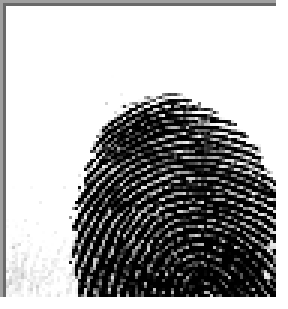
#> input picture Dataset/Real/107__M_Right_little_finger.BMP, 96 x 103 px (shown 3 times larger); its folder holds 4 pictures in this run
$ jupyter execute --allow-errors Fingerprint.ipynb   (shell and % lines are left out)
#> lines starting #> are read from the running program, lines starting #| are printed output that depends on the picture; after the words box and inside, x2 and y2 are one past the last pixel; in counts of white or black regions, pixels touching at a corner belong together
[cell 1]
import numpy as np
import glob
import random
import imageio
import PIL, cv2
import optimizers
import pandas as pd
import matplotlib.pyplot as plt
from skimage.morphology import convex_hull_image, erosion
from skimage.morphology import square
import matplotlib.image as mpimg
import skimage
import math
from scipy.ndimage.filters import convolve
from PIL import Image,ImageFilter
from skimage.feature import hessian_matrix, hessian_matrix_eigvals
import os

[cell 2]
DATA_DIR = ".../Downloads/SOCOFing/Real/"
list_dirs = list(glob.glob(DATA_DIR+"*.BMP"))
num_images = len(list_dirs)

[cell 3]
random.seed(42)

r = random.randint(0,num_images)
display_list = list_dirs[r:r+3]

image1 = imageio.imread(display_list[0])
#> image1 is the input picture: shape (103, 96, 4); mean R, G, B, A 149.7, 149.7, 149.7, 234.9
image2 = imageio.imread(display_list[1])
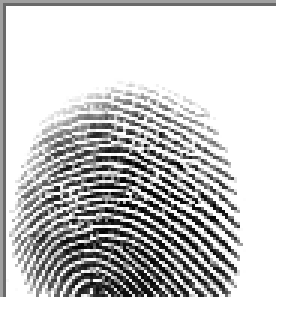
#> input picture Dataset/Real/117__F_Left_little_finger.BMP, 96 x 103 px (shown 3 times larger)
#> image2 is the input picture: shape (103, 96, 4); mean R, G, B, A 180.6, 180.6, 180.6, 234.9
image3 = imageio.imread(display_list[2])
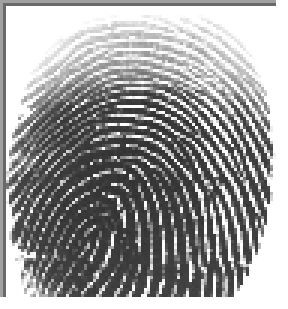
#> input picture Dataset/Real/130__F_Left_ring_finger.BMP, 96 x 103 px (shown 3 times larger)
#> image3 is the input picture: shape (103, 96, 4); mean R, G, B, A 137.4, 137.4, 137.4, 234.9

fig, axes = plt.subplots(1,3,figsize = (16,16));
axes[0].imshow(image1);
axes[1].imshow(image2);
axes[2].imshow(image3);

[cell 4]
gauss_blur = cv2.GaussianBlur(image1,(1,1),0)
median_blur = cv2.medianBlur(image1,1)

fig, axes = plt.subplots(1,3,figsize = (16,16));
axes[0].set_title("original Image");
axes[0].imshow(image1);
axes[1].set_title("Gaussian Blurred Image");
axes[1].imshow(gauss_blur);
axes[2].set_title("Median Blurred Image");
axes[2].imshow(median_blur);
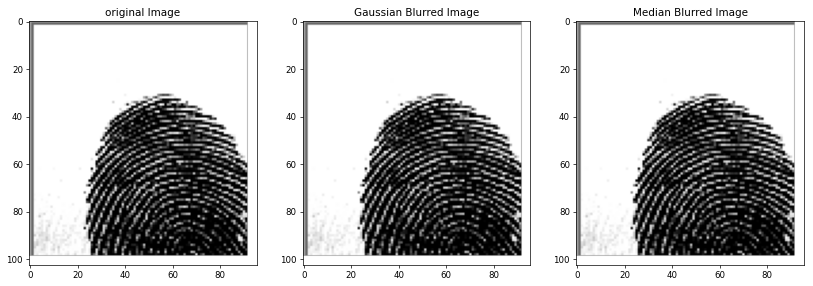
#> figure drawn by matplotlib, 3 panels

[cell 5]
THRESHOLD1 = image1.mean()
#> THRESHOLD1 = 171
THRESHOLD2 = image2.mean()
#> THRESHOLD2 = 194.2
THRESHOLD3 = image3.mean()
#> THRESHOLD3 = 161.8

image1 = np.array(image1 > THRESHOLD1).astype(int) * 255
image2 = np.array(image2 > THRESHOLD2).astype(int) * 254
image3 = np.array(image3 > THRESHOLD3).astype(int) * 254

fig, axes = plt.subplots(1,3,figsize = (16,16));
axes[0].imshow(image1);
axes[1].imshow(image2);
axes[2].imshow(image3);

[cell 6]
img1 = cv2.imread(display_list[0],0)
#> img1: shape (103, 96); min 0, max 255, mean 149.7
img2 = cv2.imread(display_list[1],0)
#> img2: shape (103, 96); min 0, max 255, mean 180.6
img3 = cv2.imread(display_list[2],0)
#> img3: shape (103, 96); min 0, max 255, mean 137.4

# Otsu's thresholding
ret1,th1 = cv2.threshold(img1,0,255,cv2.THRESH_BINARY+cv2.THRESH_OTSU)
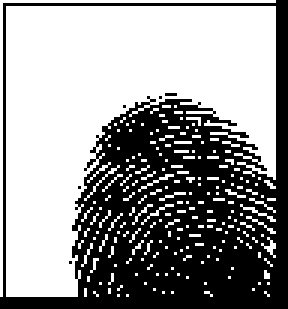
#> th1: shape (103, 96) (shown 3 times larger); 58.1% white; 6 black regions (5 under 20 px), largest, box (x1, y1, x2, y2) and area: (0, 0, 96, 103) 4134
#> ret1 = 131
ret2,th2 = cv2.threshold(img2,0,255,cv2.THRESH_BINARY+cv2.THRESH_OTSU)
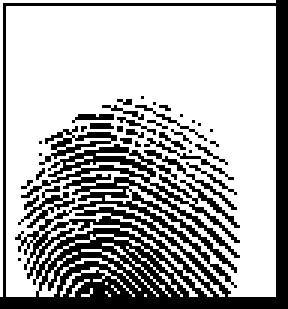
#> th2: shape (103, 96) (shown 3 times larger); 68.2% white; 33 black regions (27 under 20 px), largest, box (x1, y1, x2, y2) and area: (0, 0, 96, 103) 2816, (48, 50, 79, 70) 55, (48, 46, 78, 60) 40, (45, 35, 69, 47) 27, (24, 38, 38, 41) 25, (62, 54, 79, 65) 22
#> ret2 = 145
ret3,th3 = cv2.threshold(img3,0,255,cv2.THRESH_BINARY+cv2.THRESH_OTSU)
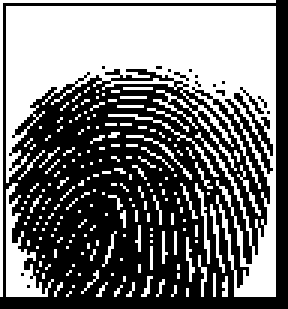
#> th3: shape (103, 96) (shown 3 times larger); 45.6% white; 189 white regions (181 under 20 px), largest, box (x1, y1, x2, y2) and area: (2, 2, 92, 99) 3332, (2, 61, 18, 99) 217, (0, 0, 92, 99) 190
#> ret3 = 144

fig, axes = plt.subplots(1,3,figsize = (12,12));
axes[0].set_title("Otsu's thresholding - Image 1");
axes[0].imshow(th2);
axes[1].set_title("Otsu's thresholding - Image 2");
axes[1].imshow(th2);
axes[2].set_title("Otsu's thresholding - Image 3");
axes[2].imshow(th2);

[cell 7]
img_name = display_list[0]
gray_img_array = np.array(Image.open(img_name).convert('P'))

[cell 8]
vertical_robert_filter = np.array([[1,0],[0,-1]])
horizontal_robert_filter = np.array([[0,1],[-1,0]])

vertical_sobel_filter = np.array([[-1,0,1],[-2,0,2],[-1,0,1]])
horizontal_sobel_filter = np.array([[-1,-2,-1],[0,0,0],[1,2,1]])

vertical_prewitt_filter = np.array([[-1,0,1],[-1,0,1],[-1,0,1]])
horizontal_prewitt_filter = np.array([[-1,-1,-1],[0,0,0],[1,1,1]])

print("vertical robert filter\n",vertical_robert_filter )
print("horizontal robert filter\n",horizontal_robert_filter)
print("vertical sobel filter: \n", vertical_sobel_filter)
print("horizontal sobel filter: \n", horizontal_sobel_filter)

print("vertical prewitt filter: \n", vertical_prewitt_filter)
print("horizontal prewitt filter: \n", horizontal_prewitt_filter)

[cell 9]
gray_img = Image.fromarray(gray_img_array)

convolved_img1 = convolve(gray_img,vertical_robert_filter)
convolved_img1 = convolve(convolved_img1,horizontal_robert_filter)

convolved_img2 = convolve(gray_img,vertical_sobel_filter)
convolved_img2 = convolve(convolved_img2,horizontal_sobel_filter)

convolved_img3 =  convolve(gray_img,vertical_prewitt_filter )
convolved_img3 =  convolve(gray_img,horizontal_prewitt_filter )
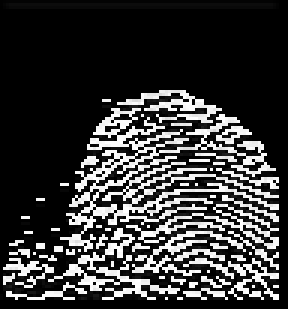
#> convolved_img3: shape (103, 96) (shown 3 times larger); min 0, max 255, mean 55.6

[cell 10]
fig, axes = plt.subplots(1,3,figsize = (12,12));
axes[0].set_title("Robert");
axes[0].imshow(convolved_img1);
axes[1].set_title("Sobel");
axes[1].imshow(convolved_img2);
axes[2].set_title("Prewitt");
axes[2].imshow(convolved_img3);

[cell 11]
src_path = img_name

def detect_ridges(gray, sigma= 0.1):
#> called with sigma = 0.15
    H_elems = hessian_matrix(gray, sigma=sigma, order='rc')
#> H_elems = 3 items
    maxima_ridges, minima_ridges = hessian_matrix_eigvals(H_elems)
    return maxima_ridges, minima_ridges

def plot_images(*images):
    images = list(images)
    n = len(images)
    fig, ax = plt.subplots(ncols=n, sharey=True, figsize = (12,12))
    for i, img in enumerate(images):
        ax[i].imshow(img, cmap='gray')
        ax[i].axis('off')
    plt.subplots_adjust(left=0.03, bottom=0.03, right=0.97, top=0.97)
    plt.show()
#> `img = np.array(img > THRESHOLD1).astype(int)`: img: shape (103, 96) int64; values 0 (black) and 1 (white), 63.6% white; 31 black regions (25 under 20 px), largest, box (x1, y1, x2, y2) and area: (0, 0, 96, 103) 3346, (45, 34, 75, 50) 43, (24, 38, 38, 41) 28, (32, 34, 48, 40) 26, (62, 54, 79, 65) 24, (49, 39, 64, 48) 21
#> `skel = skimage.morphology.skeletonize(img)`: skel: shape (103, 96) bool; 17.4% white in thin lines or dots, all inside (x1, y1, x2, y2) = (3, 16, 86, 99)

img = cv2.imread(src_path, 0) # 0 imports a grayscale
if img is None:
    raise(ValueError(f"Image didn\'t load. Check that '{src_path}' exists."))

a, b = detect_ridges(img, sigma=0.15)

plot_images(img, a, b)

[cell 12]
def getTerminationBifurcation(img, mask):
    img = img == 255;
    (rows, cols) = img.shape;
#> rows = 103; cols = 96
    minutiaeTerm = np.zeros(img.shape);
    minutiaeBif = np.zeros(img.shape);

    for i in range(1,rows-1):
        for j in range(1,cols-1):
            if(img[i][j] == 1):
                block = img[i-1:i+2,j-1:j+2];
                block_val = np.sum(block);
                if(block_val == 2):
                    minutiaeTerm[i,j] = 1;
                elif(block_val == 4):
                    minutiaeBif[i,j] = 1;
#> minutiaeBif: shape (103, 96) float64; values 0 (black) and 1 (white), 3.2% white in thin lines or dots, all inside (x1, y1, x2, y2) = (3, 16, 86, 97)
#> minutiaeTerm: shape (103, 96) float64; values 0 (black) and 1 (white), 0.63% white in thin lines or dots, all inside (x1, y1, x2, y2) = (10, 51, 75, 99)

    mask = convex_hull_image(mask>0)
#> mask: shape (103, 96) bool; 88.3% white; 1 black region, box (x1, y1, x2, y2) and area: (0, 0, 96, 103) 1158
    mask = erosion(mask, square(5))
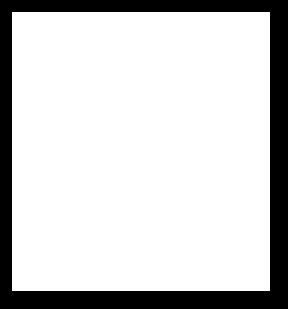
#> mask: shape (103, 96) bool (shown 3 times larger); 80.9% white; 1 black region, box (x1, y1, x2, y2) and area: (0, 0, 96, 103) 1890
    minutiaeTerm = np.uint8(mask)*minutiaeTerm
#> minutiaeTerm: shape (103, 96) float64; values 0 (black) and 1 (white), 0.5% white in thin lines or dots, all inside (x1, y1, x2, y2) = (10, 51, 48, 97)
    return(minutiaeTerm, minutiaeBif)

[cell 13]
class MinutiaeFeature(object):
    def __init__(self, locX, locY, Orientation, Type):
        self.locX = locX;
        self.locY = locY;
        self.Orientation = Orientation;
        self.Type = Type;

def computeAngle(block, minutiaeType):
    angle = 0
    (blkRows, blkCols) = np.shape(block);
    CenterX, CenterY = (blkRows-1)/2, (blkCols-1)/2
    if(minutiaeType.lower() == 'termination'):
        sumVal = 0;
        for i in range(blkRows):
            for j in range(blkCols):
                if((i == 0 or i == blkRows-1 or j == 0 or j == blkCols-1) and block[i][j] != 0):
                    angle = -math.degrees(math.atan2(i-CenterY, j-CenterX))
                    sumVal += 1
                    if(sumVal > 1):
                        angle = float('nan');
            return(angle)
    elif(minutiaeType.lower() == 'bifurcation'):
        (blkRows, blkCols) = np.shape(block);
        CenterX, CenterY = (blkRows - 1) / 2, (blkCols - 1) / 2
        angle = []
        sumVal = 0;
        for i in range(blkRows):
            for j in range(blkCols):
                if ((i == 0 or i == blkRows - 1 or j == 0 or j == blkCols - 1) and block[i][j] != 0):
                    angle.append(-math.degrees(math.atan2(i - CenterY, j - CenterX)))
                    sumVal += 1
        if(sumVal != 3):
            angle = float('nan')
        return(angle)


def extractMinutiaeFeatures(skel, minutiaeTerm, minutiaeBif):
    FeaturesTerm = []

    minutiaeTerm = skimage.measure.label(minutiaeTerm, connectivity=2);
#> minutiaeTerm: shape (103, 96) int64; 48 distinct labels, from 0 to 47
    RP = skimage.measure.regionprops(minutiaeTerm)
#> RP = 47 regions; largest, box (x1, y1, x2, y2) and area: (25, 70, 27, 71) 2, (23, 81, 25, 82) 2, (32, 51, 33, 52) 1, (30, 52, 31, 53) 1, (22, 54, 23, 55) 1

    WindowSize = 2
    FeaturesTerm = []
    for i in RP:
        (row, col) = np.int16(np.round(i['Centroid']))
        block = skel[row-WindowSize:row+WindowSize+1, col-WindowSize:col+WindowSize+1]
        angle = computeAngle(block, 'Termination')
        FeaturesTerm.append(MinutiaeFeature(row, col, angle, 'Termination'))
#> this loop made 47 passes
#> (row, col) on passes 1 to 12: (51, 32), (52, 30), (54, 22), (54, 33), (55, 30), (58, 19), (59, 17), (60, 37), (61, 39), (61, 41), (63, 31), (63, 40)
#> after the loop, FeaturesTerm = 47 items

    FeaturesBif = []
    minutiaeBif = skimage.measure.label(minutiaeBif, connectivity=2);
#> minutiaeBif: shape (103, 96) int64; 134 distinct labels, from 0 to 133
    RP = skimage.measure.regionprops(minutiaeBif)
#> RP = 133 regions; largest, box (x1, y1, x2, y2) and area: (63, 52, 68, 59) 11, (45, 37, 51, 41) 8, (14, 49, 20, 54) 8, (12, 63, 17, 67) 8, (15, 68, 20, 72) 8
    WindowSize = 1
    for i in RP:
        (row, col) = np.int16(np.round(i['Centroid']))
        block = skel[row-WindowSize:row+WindowSize+1, col-WindowSize:col+WindowSize+1]
        angle = computeAngle(block, 'Bifurcation')
        FeaturesBif.append(MinutiaeFeature(row, col, angle, 'Bifurcation'))
#> this loop made 133 passes
#> (row, col, block) on passes 1 to 4: (16, 46, [[0, 0, 0], [255, 255, 255], [0, 255, 0]]), (17, 27, [[0, 0, 255], [255, 255, 0], [0, 255, 0]]), (17, 49, [[255, 0, 0], [0, 255, 255], [0, 255, 0]]), (18, 67, [[255, 0, 0], [0, 255, 255], [255, 0, 0]])
#> (row, col, block, angle) on pass 5: (19, 71, [[255, 0, 0], [0, 255, 255], [255, 0, 0]], 0)
#> `BifLabel = skimage.measure.label(minutiaeBif, connectivity=1);`: BifLabel: shape (103, 96) int64; 184 distinct labels, from 0 to 183
    return(FeaturesTerm, FeaturesBif)

def ShowResults(skel, TermLabel, BifLabel):
    minutiaeBif = TermLabel * 0;
#> minutiaeBif: shape (103, 96) int64; every value is 0
    minutiaeTerm = BifLabel * 0;

    (rows, cols) = skel.shape
    DispImg = np.zeros((rows, cols, 3), np.uint8)
    DispImg[:, :, 0] = skel;
    DispImg[:, :, 1] = skel;
    DispImg[:, :, 2] = skel;

    RP = skimage.measure.regionprops(BifLabel)
    for idx, i in enumerate(RP):
        (row, col) = np.int16(np.round(i['Centroid']))
        minutiaeBif[row, col] = 1;
        (rr, cc) = skimage.draw.circle_perimeter(row, col, 1);
        skimage.draw.set_color(DispImg, (rr, cc), (255, 0, 0));
#> DispImg: shape (103, 96, 3); mean of channels 0, 1, 2 54.4, 37.3, 37.3
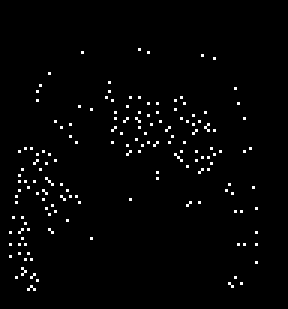
#> minutiaeBif: shape (103, 96) int64 (shown 3 times larger); values 0 (black) and 1 (white), 1.9% white in thin lines or dots, all inside (x1, y1, x2, y2) = (3, 16, 86, 97)

    RP = skimage.measure.regionprops(TermLabel)
    for idx, i in enumerate(RP):
        (row, col) = np.int16(np.round(i['Centroid']))
        minutiaeTerm[row, col] = 1;
        (rr, cc) = skimage.draw.circle_perimeter(row, col, 1);
        skimage.draw.set_color(DispImg, (rr, cc), (0, 0, 255));
#> this loop made 47 passes
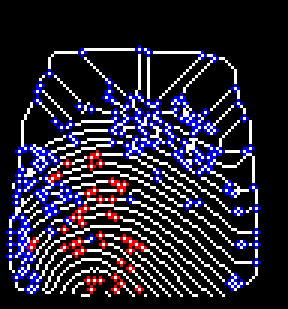
#> DispImg: shape (103, 96, 3) (shown 3 times larger); mean of channels 0, 1, 2 53.5, 36.4, 41.2; drawn as B, G, R

    plt.figure(figsize=(6,6))
    plt.title("Minutiae extraction results")
    plt.imshow(DispImg)

[cell 14]
img_name = display_list[1]
img = cv2.imread(img_name,0);
img = np.array(img > THRESHOLD1).astype(int)
skel = skimage.morphology.skeletonize(img)
skel = np.uint8(skel)*255;
mask = img*255;

(minutiaeTerm, minutiaeBif) = getTerminationBifurcation(skel, mask);
FeaturesTerm, FeaturesBif = extractMinutiaeFeatures(skel, minutiaeTerm, minutiaeBif)
BifLabel = skimage.measure.label(minutiaeBif, connectivity=1);
TermLabel = skimage.measure.label(minutiaeTerm, connectivity=1);
ShowResults(skel, TermLabel, BifLabel)
